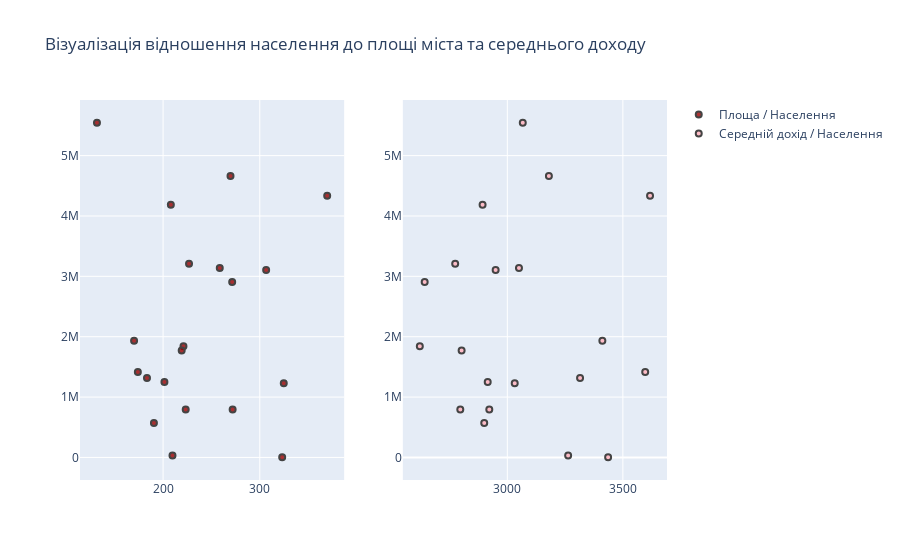

Source (notebook cell):
### Code cell
fig = go.Figure()
fig = make_subplots(rows=1, cols=2)
fig.add_trace(go.Scatter(x=city['Area'],y=city['Population'],mode='markers', name='Площа / Населення',marker_color='rgba(152, 0, 0, .8)'))
fig.add_scatter(x=city['Income'],y=city['Population'],mode='markers',name='Середній дохід / Населення', row=1, col=2,marker_color='rgba(255, 182, 193, .9)')
fig.update_traces(mode='markers', marker_line_width=2, marker_size=6)
fig.update_layout(title='Візуалізація відношення населення до площі міста та середнього доходу',yaxis_zeroline=False, xaxis_zeroline=False)

### Figure 1 — Plotly figure (JSON) as saved in the notebook; plotly's stock layout.template omitted (floating-point values rounded to 4 significant figures)
{"data": [{"marker": {"color": "rgba(152, 0, 0, .8)", "line": {"width": 2}, "size": 6}, "mode": "markers", "name": "Площа / Населення", "type": "scatter", "x": [258.6, 221.1, 369.7, 223.4, 201.4, 173.9, 323.2, 226.8, 183.4, 170.0, 269.7, 190.5, 306.6, 208.0, 131.6, 219.2, 271.9, 324.8, 271.5, 209.7], "y": [3137000.0, 1843000.0, 4334000.0, 795200.0, 1248000.0, 1417000.0, 3240.0, 3206000.0, 1318000.0, 1931000.0, 4662000.0, 571100.0, 3104000.0, 4185000.0, 5544000.0, 1773000.0, 796000.0, 1231000.0, 2907000.0, 30350.0]}, {"marker": {"color": "rgba(255, 182, 193, .9)", "line": {"width": 2}, "size": 6}, "mode": "markers", "name": "Середній дохід / Населення", "type": "scatter", "x": [3050.0, 2621.0, 3618.0, 2797.0, 2915.0, 3597.0, 3436.0, 2774.0, 3315.0, 3411.0, 3180.0, 2900.0, 2949.0, 2893.0, 3067.0, 2802.0, 2922.0, 3032.0, 2642.0, 3263.0], "xaxis": "x2", "y": [3137000.0, 1843000.0, 4334000.0, 795200.0, 1248000.0, 1417000.0, 3240.0, 3206000.0, 1318000.0, 1931000.0, 4662000.0, 571100.0, 3104000.0, 4185000.0, 5544000.0, 1773000.0, 796000.0, 1231000.0, 2907000.0, 30350.0], "yaxis": "y2"}], "layout": {"title": {"text": "Візуалізація відношення населення до площі міста та середнього доходу"}, "xaxis": {"anchor": "y", "domain": [0, 0.45], "zeroline": false}, "xaxis2": {"anchor": "y2", "domain": [0.55, 1]}, "yaxis": {"anchor": "x", "domain": [0, 1], "zeroline": false}, "yaxis2": {"anchor": "x2", "domain": [0, 1]}}}
